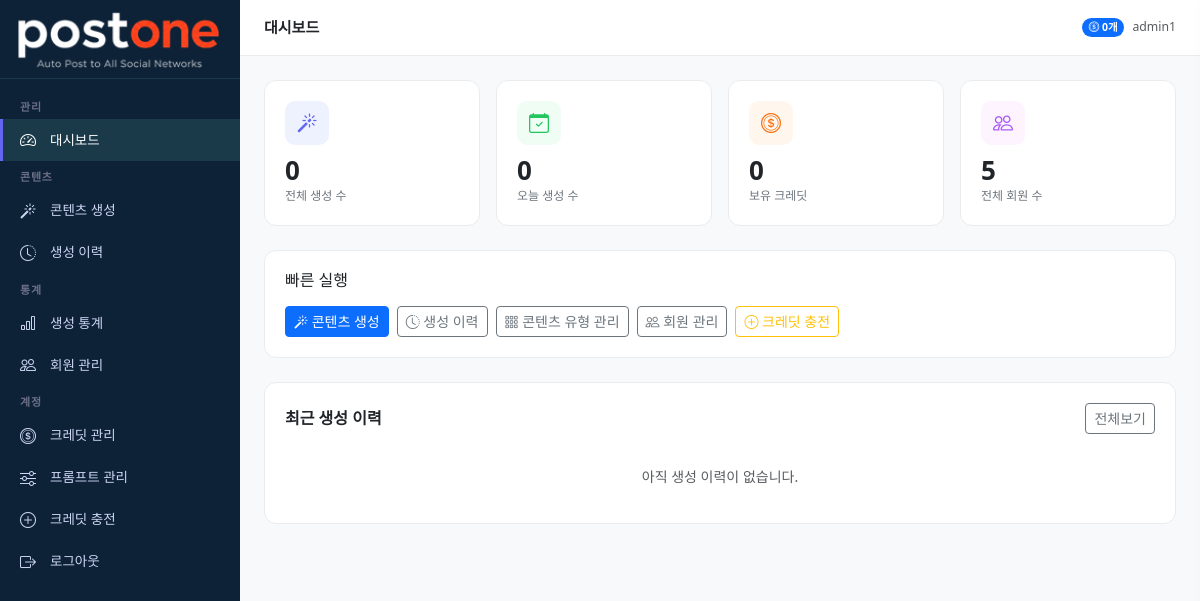
Screenshot of / (signed in) with the database file from the repository.
### accounts/models.py (models this page shows, shortened)
class MenuPermission(models.Model):
    ROLE_CHOICES = [
        ('admin', '관리자'),
        ('member', '멤버'),
    ]
    role = models.CharField(max_length=20, choices=ROLE_CHOICES)
    menu_key = models.CharField(max_length=50, verbose_name='메뉴 키')
    menu_label = models.CharField(max_length=50, verbose_name='메뉴명')
    icon = models.CharField(max_length=50, verbose_name='아이콘', blank=True)
    is_visible = models.BooleanField(default=True, verbose_name='표시여부')
    order = models.IntegerField(default=0, verbose_name='정렬순서')
    class Meta:
        verbose_name = '메뉴 권한'
        verbose_name_plural = '메뉴 권한 목록'
        ordering = ['role', 'order']
        unique_together = ['role', 'menu_key']

class User(AbstractUser):
    ROLE_CHOICES = [
        ('master', '마스터'),
        ('admin', '관리자'),
        ('member', '멤버'),
        ('free', '무료회원'),
    ]
    PLAN_CHOICES = [
        ('free', '무료'),
        ('starter', '스타터'),
        ('pro', '프로'),
        ('business', '비즈니스'),
    ]
    role = models.CharField(max_length=20, choices=ROLE_CHOICES, default='free')
    plan = models.CharField(max_length=20, choices=PLAN_CHOICES, default='free')
    phone = models.CharField(max_length=20, blank=True)
    company = models.CharField(max_length=100, blank=True)
    profile_image = models.ImageField(upload_to='profiles/', blank=True, null=True)
    created_at = models.DateTimeField(auto_now_add=True)
    updated_at = models.DateTimeField(auto_now=True)
    class Meta:
        verbose_name = '사용자'
        verbose_name_plural = '사용자 목록'
    @property
    def is_admin(self):
        return self.role in ['master', 'admin']

### credits/models.py (models this page shows, shortened)
class UserCredit(models.Model):
    user = models.OneToOneField(User, on_delete=models.CASCADE, related_name='credit')
    balance = models.IntegerField(default=0, verbose_name='잔여 크레딧')
    free_used_this_month = models.IntegerField(default=0, verbose_name='이번달 무료 사용')
    free_reset_date = models.DateField(null=True, blank=True, verbose_name='무료 초기화일')
    updated_at = models.DateTimeField(auto_now=True)
    class Meta:
        verbose_name = '사용자 크레딧'

### dashboard/views.py (the view)
# urls.py: path('', views.index, name='index'),
@login_required
def index(request):
    today = timezone.now().date()
    total_requests = ContentRequest.objects.filter(user=request.user).count()
    today_requests = ContentRequest.objects.filter(
        user=request.user, created_at__date=today
    ).count()
    try:
        my_credits = request.user.credit.balance
    except:
        my_credits = 0
    from accounts.models import User
    total_users = User.objects.count() if request.user.is_admin else 0
    recent_requests = ContentRequest.objects.filter(
        user=request.user
    ).select_related('content_type', 'channel')[:5]
    return render(request, 'dashboard/index.html', {
        'stats': {
            'total_requests': total_requests,
            'today_requests': today_requests,
            'my_credits': my_credits,
            'total_users': total_users,
        },
        'recent_requests': recent_requests,
    })

### dashboard/context_processors.py (called while the page is built)
def user_menus(request):
    if not request.user.is_authenticated:
        return {'user_menus': []}
    if request.user.role == 'master':
        return {'user_menus': []}
    role = request.user.role
    if role == 'free':
        role = 'member'
    menus = MenuPermission.objects.filter(
        role=role,
        is_visible=True
    )
    return {'user_menus': menus}

### templates/dashboard/index.html (shortened to what this page needs)
{% extends 'base/base.html' %}
{% block page_title %}대시보드{% endblock %}
{% block content %}
<div class="row g-3 mb-4">
    <div class="col-6 col-xl-3">
        <div class="stat-card">
            <div class="stat-icon" style="background:#eef2ff; color:#6366f1;">
                <i class="bi bi-magic"></i>
            </div>
            <div class="stat-value">{{ stats.total_requests }}</div>
            <div class="stat-label">전체 생성 수</div>
        </div>
    </div>
    <div class="col-6 col-xl-3">
        <div class="stat-card">
            <div class="stat-icon" style="background:#f0fdf4; color:#22c55e;">
                <i class="bi bi-calendar-check"></i>
            </div>
            <div class="stat-value">{{ stats.today_requests }}</div>
            <div class="stat-label">오늘 생성 수</div>
        </div>
    </div>
    <div class="col-6 col-xl-3">
        <div class="stat-card">
            <div class="stat-icon" style="background:#fff7ed; color:#f97316;">
                <i class="bi bi-coin"></i>
            </div>
            <div class="stat-value">{{ stats.my_credits }}</div>
            <div class="stat-label">보유 크레딧</div>
        </div>
    </div>
    <div class="col-6 col-xl-3">
        <div class="stat-card">
            <div class="stat-icon" style="background:#fdf4ff; color:#a855f7;">
                <i class="bi bi-people"></i>
            </div>
            <div class="stat-value">{{ stats.total_users }}</div>
            <div class="stat-label">전체 회원 수</div>
        </div>
    </div>
</div>
<div class="row g-3 mb-4">
    <div class="col-12">
        <div class="stat-card">
            <h6 class="fw-600 mb-3">빠른 실행</h6>
            <div class="d-flex flex-wrap gap-2">
                <a href="{% url 'dashboard:generate' %}" class="btn btn-primary btn-sm">
                    <i class="bi bi-magic"></i> 콘텐츠 생성
                </a>
                <a href="{% url 'dashboard:history' %}" class="btn btn-outline-secondary btn-sm">
                    <i class="bi bi-clock-history"></i> 생성 이력
                </a>
                {% if user.is_admin %}
                <a href="{% url 'dashboard:content_type_list' %}" class="btn btn-outline-secondary btn-sm">
                    <i class="bi bi-grid-3x3-gap"></i> 콘텐츠 유형 관리
                </a>
                <a href="{% url 'dashboard:user_list' %}" class="btn btn-outline-secondary btn-sm">
                    <i class="bi bi-people"></i> 회원 관리
                </a>
                {% endif %}
                <a href="{% url 'dashboard:credit_charge' %}" class="btn btn-outline-warning btn-sm">
                    <i class="bi bi-plus-circle"></i> 크레딧 충전
                </a>
            </div>
        </div>
    </div>
</div>
<div class="row g-3">
    <div class="col-12">
        <div class="stat-card">
            <div class="d-flex justify-content-between align-items-center mb-3">
                <h6 class="fw-semibold mb-0">최근 생성 이력</h6>
                <a href="{% url 'dashboard:history' %}" class="btn btn-sm btn-outline-secondary">전체보기</a>
            </div>
            {% if recent_requests %}
            <div class="table-responsive">
                <table class="table table-sm table-hover mb-0">
                    <thead class="table-light">
                        <tr>
                            <th>유형</th>
                            <th>채널</th>
                            <th>상태</th>
                            <th>일시</th>
                        </tr>
                    </thead>
                    <tbody>
                        {% for req in recent_requests %}
                        <tr>
                            <td>{{ req.content_type.name }}</td>
                            <td>{{ req.channel.name }}</td>
                            <td>
                                {% if req.status == 'done' %}
                                <span class="badge bg-success">완료</span>
                                {% elif req.status == 'pending' %}
                                <span class="badge bg-warning">생성중</span>
                                {% else %}
                                <span class="badge bg-danger">실패</span>
                                {% endif %}
                            </td>
                            <td class="text-muted">{{ req.created_at|date:"m/d H:i" }}</td>
                        </tr>
                        {% endfor %}
                    </tbody>
                </table>
            </div>
            {% else %}
            <p class="text-muted text-center py-3 mb-0">아직 생성 이력이 없습니다.</p>
            {% endif %}
        </div>
    </div>
</div>
{% endblock %}

### templates/base/base.html (shortened to what this page needs)
{% load static %}
<!DOCTYPE html>
<html lang="ko">
<head>
    <link href="https://cdn.jsdelivr.net/npm/bootstrap@5.3.0/dist/css/bootstrap.min.css" rel="stylesheet">
    <link href="https://cdn.jsdelivr.net/npm/bootstrap-icons@1.11.0/font/bootstrap-icons.css" rel="stylesheet">
</head>
<body>
<aside class="sidebar" id="sidebar">
    <a href="{% url 'dashboard:index' %}" class="sidebar-brand">
        <img src="{% static 'images/logo.png' %}" alt="postone" style="width:205px; height:auto;">
    </a>
    <nav class="sidebar-menu">
        {% if user.role == 'master' %}
        <div class="sidebar-section">관리</div>
        <div class="sidebar-item">
            <a href="{% url 'dashboard:index' %}" class="{% if request.resolver_match.url_name == 'index' %}active{% endif %}">
                <i class="bi bi-speedometer2"></i> 대시보드
            </a>
        </div>
        <div class="sidebar-section">프롬프트 설정</div>
        <div class="sidebar-item">
            <a href="{% url 'dashboard:content_type_list' %}" class="{% if 'content_type' in request.resolver_match.url_name %}active{% endif %}">
                <i class="bi bi-grid-3x3-gap"></i> 콘텐츠 유형
            </a>
        </div>
        <div class="sidebar-item">
            <a href="{% url 'dashboard:channel_list' %}" class="{% if 'channel' in request.resolver_match.url_name %}active{% endif %}">
                <i class="bi bi-broadcast"></i> 채널 관리
            </a>
        </div>
        <div class="sidebar-item">
            <a href="{% url 'dashboard:prompt_list' %}" class="{% if 'prompt' in request.resolver_match.url_name %}active{% endif %}">
                <i class="bi bi-sliders"></i> 프롬프트 관리
            </a>
        </div>
        <div class="sidebar-item">
            <a href="{% url 'dashboard:user_list' %}" class="{% if 'user' in request.resolver_match.url_name %}active{% endif %}">
                <i class="bi bi-people"></i> 회원 관리
            </a>
        </div>
        <div class="sidebar-item">
            <a href="{% url 'dashboard:credit_list' %}" class="{% if 'credit' in request.resolver_match.url_name %}active{% endif %}">
                <i class="bi bi-coin"></i> 크레딧 관리
            </a>
        </div>
        <div class="sidebar-section">콘텐츠</div>
        <div class="sidebar-item">
            <a href="{% url 'dashboard:generate' %}" class="{% if 'generate' in request.resolver_match.url_name %}active{% endif %}">
                <i class="bi bi-magic"></i> 콘텐츠 생성
            </a>
        </div>
        <div class="sidebar-item">
            <a href="{% url 'dashboard:history' %}" class="{% if 'history' in request.resolver_match.url_name %}active{% endif %}">
                <i class="bi bi-clock-history"></i> 생성 이력
            </a>
        </div>
        <div class="sidebar-section">통계</div>
        <div class="sidebar-item">
            <a href="{% url 'dashboard:stats' %}" class="{% if 'stats' in request.resolver_match.url_name %}active{% endif %}">
                <i class="bi bi-bar-chart"></i> 생성 통계
            </a>
        </div>
        <div class="sidebar-section">계정</div>
        {% if not request.user.is_admin %}
        <div class="sidebar-item">
            <a href="{% url 'dashboard:credit_charge' %}">
                <i class="bi bi-plus-circle"></i> 크레딧 충전
            </a>
        </div>
        {% endif %}
        <div class="sidebar-item">
            <a href="{% url 'accounts:profile' %}">
                <i class="bi bi-person"></i> 내 정보
            </a>
        </div>
        <div class="sidebar-item">
            <a href="{% url 'dashboard:menu_permission' %}" class="{% if 'menu_permission' in request.resolver_match.url_name %}active{% endif %}">
                <i class="bi bi-gear"></i> 메뉴 권한 설정
            </a>
        </div>
        <div class="sidebar-item">
            <a href="{% url 'accounts:logout' %}">
                <i class="bi bi-box-arrow-right"></i> 로그아웃
            </a>
        </div>
        {% elif user.role == 'admin' %}
        {% for menu in user_menus %}
        {% if menu.is_visible %}
        {% if menu.order == 1 %}<div class="sidebar-section">관리</div>{% endif %}
        {% if menu.order == 2 %}<div class="sidebar-section">콘텐츠</div>{% endif %}
        {% if menu.order == 4 %}<div class="sidebar-section">통계</div>{% endif %}
        {% if menu.order == 6 %}<div class="sidebar-section">계정</div>{% endif %}
        <div class="sidebar-item">
            <a href="{% url 'dashboard:'|add:menu.menu_key %}"
               class="{% if menu.menu_key in request.resolver_match.url_name %}active{% endif %}">
                <i class="bi {{ menu.icon }}"></i> {{ menu.menu_label }}
            </a>
        </div>
        {% endif %}
        {% endfor %}
        <div class="sidebar-item">
            <a href="{% url 'accounts:logout' %}">
                <i class="bi bi-box-arrow-right"></i> 로그아웃
            </a>
        </div>
        {% endif %}
    </nav>
</aside>
<div class="main-wrapper">
    <div class="topbar">
        <span class="topbar-title">{% block page_title %}{% endblock %}</span>
        <div class="d-flex align-items-center gap-2">
            {% if user.credit %}
            <span class="badge bg-primary rounded-pill">
                <i class="bi bi-coin"></i> {{ user.credit.balance }}개
            </span>
            {% endif %}
            <span class="text-muted small">{{ user.username }}</span>
        </div>
    </div>
    <div class="main-content">
        {% block content %}{% endblock %}
    </div>
</div>
</body>
</html>

### templates/base/base.html (style rules this page uses)
:root { --sidebar-width: 240px; --header-height: 56px; --primary: #6366f1; --primary-dark: #4f46e5; }
body { background: #f8f9fa; font-size: 14px; }
.sidebar { position: fixed; top: 0; left: 0; width: var(--sidebar-width); height: 100vh; background: #0d2137; color: #cdd6f4; display: flex; flex-direction: column; z-index: 1000; overflow-y: auto; overflow-x: hidden; scrollbar-width: thin; scrollbar-color: #1a3a4a transparent; }
.sidebar-brand { padding: 8px 16px; border-bottom: 1px solid #1a3a4a; text-decoration: none; display: block; }
.sidebar-menu { padding: 12px 0; flex: 1; }
.sidebar-section { padding: 8px 20px 4px; font-size: 11px; font-weight: 600; color: #6c7086; text-transform: uppercase; letter-spacing: 0.8px; }
.sidebar-item a { display: flex; align-items: center; gap: 10px; padding: 9px 20px; color: #cdd6f4; text-decoration: none; font-size: 13.5px; transition: all 0.15s; }
.sidebar-item a:hover, .sidebar-item a.active { background: #1a3a4a; color: #fff; border-left: 3px solid var(--primary); padding-left: 17px; }
.sidebar-item a i { font-size: 16px; width: 20px; }
.main-wrapper { margin-left: var(--sidebar-width); min-height: 100vh; }
.topbar { height: var(--header-height); background: #fff; border-bottom: 1px solid #e9ecef; display: flex; align-items: center; padding: 0 24px; gap: 12px; position: sticky; top: 0; z-index: 100; }
.topbar-title { font-weight: 600; font-size: 15px; flex: 1; }
.main-content { padding: 24px; }
.stat-card { background: #fff; border-radius: 12px; padding: 20px; border: 1px solid #e9ecef; }
.stat-card .stat-icon { width: 44px; height: 44px; border-radius: 10px; display: flex; align-items: center; justify-content: center; font-size: 20px; margin-bottom: 12px; }
.stat-card .stat-value { font-size: 26px; font-weight: 700; line-height: 1; }
.stat-card .stat-label { font-size: 12px; color: #6c757d; margin-top: 4px; }

### rows the page displays
MenuPermission: order "관리", menu_label "대시보드"
MenuPermission: order "콘텐츠", menu_label "콘텐츠 생성"
MenuPermission: menu_label "생성 이력"
MenuPermission: order "통계", menu_label "생성 통계"
MenuPermission: menu_label "회원 관리"
MenuPermission: order "계정", menu_label "크레딧 관리"
MenuPermission: menu_label "프롬프트 관리"
MenuPermission: menu_label "크레딧 충전"
User: credit.balance "0", username "admin1"

### other values shown
{{ stats.total_requests }} "0"
{{ stats.today_requests }} "0"
{{ stats.my_credits }} "0"
{{ stats.total_users }} "5"
